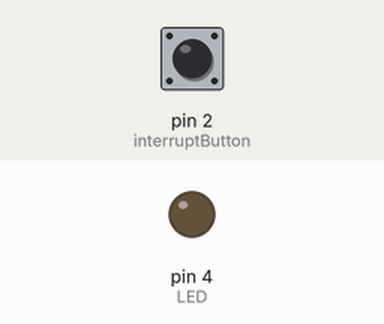
Simulated run of this sketch. Board: Arduino Uno, built with avr-gcc and run on an emulated ATmega328P. Parts: output pins drawn as LEDs (lit = HIGH). Inputs (shaded band) come from the test bench; at power-on: pin 2 (interruptButton) HIGH. At 1.3 s the program stops and its outputs stay as they are.

Above: at 1.2 s.
1.3 s: pin 2 (interruptButton) pulled LOW for 0.15 s
At 2.1 s:
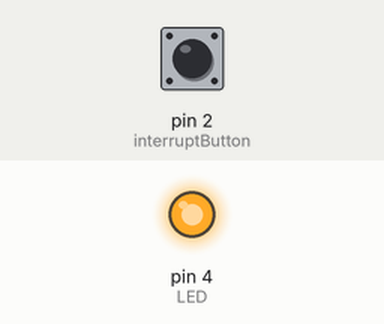
Timing chart, 0 to 2.8 s (numbered marks = the images above; inputs shaded):
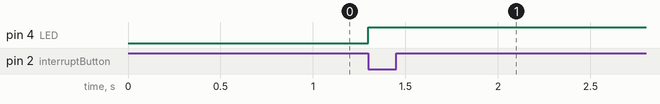

Measured:
- after the input at 1.3 s, pin 4 (LED): LOW → HIGH at once

The sketch:

hardware_interrupt_test.ino
```cpp
int interruptButton = 2;
int LED = 4;

void setup() {
  // put your setup code here, to run once:
  pinMode(LED, OUTPUT);
  attachInterrupt(digitalPinToInterrupt(interruptButton), STOP, FALLING);

}

void loop() {
  // put your main code here, to run repeatedly:

  while(true)
  {
    digitalWrite(LED, LOW);
  }
}

void STOP()
{
  while(true)
    digitalWrite(LED, HIGH);
}
```
